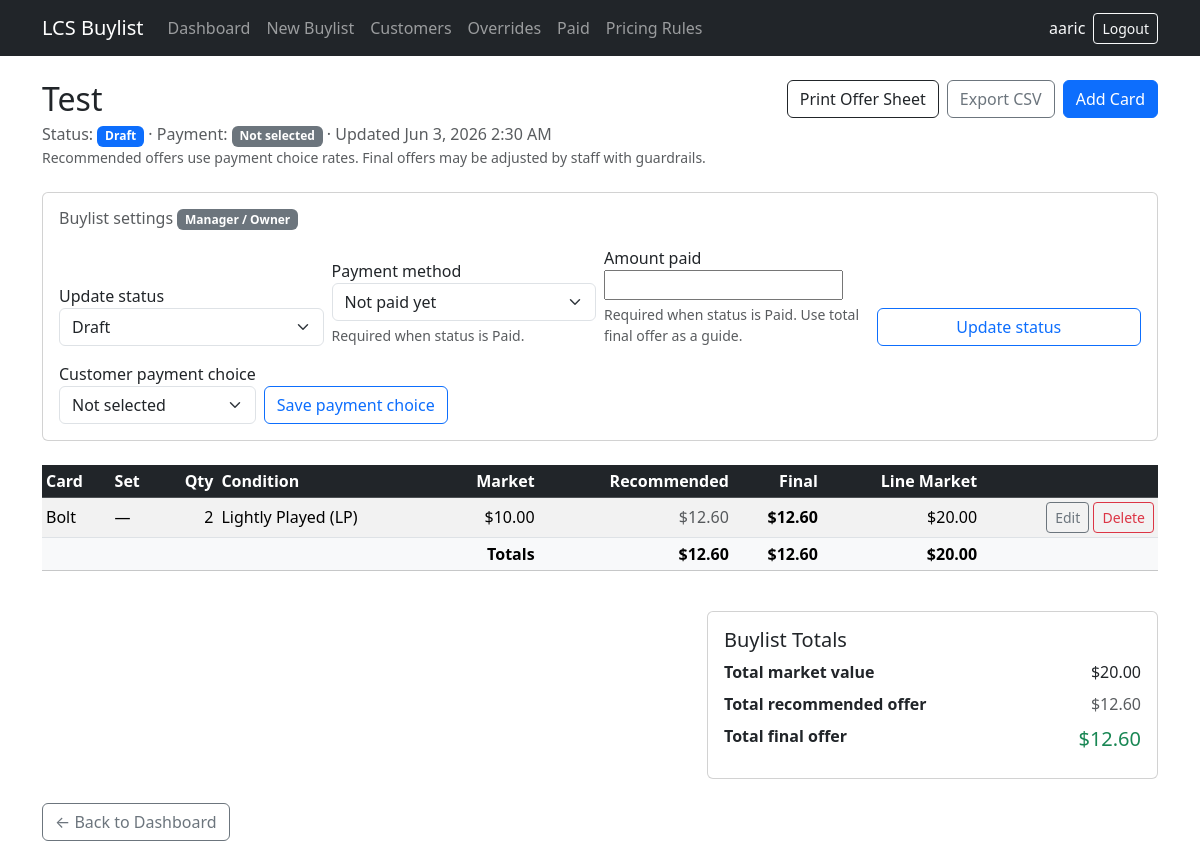
The page /buylists/1/ (signed in) on the database its author committed.
### buylists/models.py (models this page shows, shortened)
class Buylist(models.Model):
    STATUS_DRAFT = 'draft'
    STATUS_WAITING = 'waiting'
    STATUS_ACCEPTED = 'accepted'
    STATUS_REJECTED = 'rejected'
    STATUS_PAID = 'paid'
    STATUS_CHOICES = [
        (STATUS_DRAFT, 'Draft'),
        (STATUS_WAITING, 'Waiting'),
        (STATUS_ACCEPTED, 'Accepted'),
        (STATUS_REJECTED, 'Rejected'),
        (STATUS_PAID, 'Paid'),
    ]
    PAYMENT_CASH = 'cash'
    PAYMENT_TRADE = 'trade'
    PAYMENT_CHOICES = [
        ('', 'Not selected'),
        (PAYMENT_CASH, 'Cash (60%)'),
        (PAYMENT_TRADE, 'Trade credit (70%)'),
    ]
    customer = models.ForeignKey(
        Customer,
        on_delete=models.CASCADE,
        related_name='buylists',
    )
    status = models.CharField(
        max_length=20,
        choices=STATUS_CHOICES,
        default=STATUS_DRAFT,
    )
    payment_choice = models.CharField(
        max_length=10,
        choices=PAYMENT_CHOICES,
        blank=True,
        default='',
    )
    PAYMENT_METHOD_CASH = 'cash'
    PAYMENT_METHOD_STORE_CREDIT = 'store_credit'
    PAYMENT_METHOD_TRADE = 'trade'
    PAYMENT_METHOD_MIXED = 'mixed'
    PAYMENT_METHOD_CHOICES = [
        ('', 'Not paid yet'),
        (PAYMENT_METHOD_CASH, 'Cash'),
        (PAYMENT_METHOD_STORE_CREDIT, 'Store credit'),
        (PAYMENT_METHOD_TRADE, 'Trade'),
        (PAYMENT_METHOD_MIXED, 'Mixed'),
    ]
    payment_method = models.CharField(
        max_length=20,
        choices=PAYMENT_METHOD_CHOICES,
        blank=True,
        default='',
    )
    amount_paid = models.DecimalField(
        max_digits=10,
        decimal_places=2,
        null=True,
        blank=True,
    )
    paid_at = models.DateTimeField(null=True, blank=True)
    paid_by = models.ForeignKey(
        settings.AUTH_USER_MODEL,
        on_delete=models.SET_NULL,
        null=True,
        blank=True,
        related_name='buylists_paid',
    )
    created_at = models.DateTimeField(auto_now_add=True)
    updated_at = models.DateTimeField(auto_now=True)
    class Meta:
        ordering = ['-updated_at']
    @property
    def total_market_value(self):
        return round_money(sum(item.line_market_value for item in self.items.all()))
    @property
    def total_recommended_offer_value(self):
        return round_money(
            sum(item.recommended_offer_price for item in self.items.all())
        )
    @property
    def total_final_offer_value(self):
        return round_money(sum(item.final_offer_price for item in self.items.all()))
    @property
    def override_item_count(self):
        return self.items.filter(override_at__isnull=False).count()
    @property
    def is_paid(self):
        return self.status == self.STATUS_PAID

class Customer(models.Model):
    name = models.CharField(max_length=200)
    phone = models.CharField(max_length=50, blank=True)
    email = models.EmailField(blank=True)
    notes = models.TextField(blank=True)
    class Meta:
        ordering = ['name']

class BuylistItem(models.Model):
    CONDITION_NM = 'NM'
    CONDITION_LP = 'LP'
    CONDITION_MP = 'MP'
    CONDITION_HP = 'HP'
    CONDITION_DMG = 'DMG'
    CONDITION_CHOICES = [
        (CONDITION_NM, 'Near Mint (NM)'),
        (CONDITION_LP, 'Lightly Played (LP)'),
        (CONDITION_MP, 'Moderately Played (MP)'),
        (CONDITION_HP, 'Heavily Played (HP)'),
        (CONDITION_DMG, 'Damaged (DMG)'),
    ]
    CONDITION_DEFAULTS = {
        CONDITION_NM: Decimal('1.00'),
        CONDITION_LP: Decimal('0.90'),
        CONDITION_MP: Decimal('0.75'),
        CONDITION_HP: Decimal('0.60'),
        CONDITION_DMG: Decimal('0.40'),
    }
    CASH_OFFER_PERCENT = Decimal('0.60')
    TRADE_OFFER_PERCENT = Decimal('0.70')
    buylist = models.ForeignKey(
        Buylist,
        on_delete=models.CASCADE,
        related_name='items',
    )
    card_name = models.CharField(max_length=200)
    set_name = models.CharField(max_length=200, blank=True)
    quantity = models.PositiveIntegerField(default=1)
    condition = models.CharField(
        max_length=3,
        choices=CONDITION_CHOICES,
        default=CONDITION_NM,
    )
    market_price = models.DecimalField(max_digits=10, decimal_places=2)
    condition_percent = models.DecimalField(max_digits=4, decimal_places=2)
    cash_offer_price = models.DecimalField(
        max_digits=10,
        decimal_places=2,
        editable=False,
    )
    trade_offer_price = models.DecimalField(
        max_digits=10,
        decimal_places=2,
        editable=False,
    )
    recommended_offer_price = models.DecimalField(
        max_digits=10,
        decimal_places=2,
        editable=False,
    )
    final_offer_price = models.DecimalField(max_digits=10, decimal_places=2)
    override_reason = models.TextField(blank=True)
    override_recommended_price = models.DecimalField(
        max_digits=10,
        decimal_places=2,
        null=True,
        blank=True,
        editable=False,
        help_text='Recommended offer at the time of override.',
    )
    override_final_price = models.DecimalField(
        max_digits=10,
        decimal_places=2,
        null=True,
        blank=True,
        editable=False,
        help_text='Final offer recorded at the time of override.',
    )
    override_by = models.ForeignKey(
        settings.AUTH_USER_MODEL,
        on_delete=models.SET_NULL,
        null=True,
        blank=True,
        related_name='offer_overrides',
    )
    override_at = models.DateTimeField(null=True, blank=True)
    notes = models.TextField(blank=True)
    class Meta:
        ordering = ['card_name']
    @property
    def line_market_value(self):
        return round_money(Decimal(self.quantity) * self.market_price)
    @property
    def is_offer_overridden(self):
        return self.final_offer_price > self.recommended_offer_price
    @property
    def has_override_record(self):
        return self.override_at is not None

### buylists/views.py (the view)
# urls.py: path('buylists/<int:pk>/', views.buylist_detail, name='buylist_detail'),
@employee_required
def buylist_detail(request, pk):
    buylist = get_object_or_404(
        Buylist.objects.select_related('customer', 'paid_by').prefetch_related(
            'items__override_by',
        ),
        pk=pk,
    )
    can_manage_settings = user_is_manager_or_owner(request.user)
    status_form = (
        BuylistStatusForm(instance=buylist, user=request.user)
        if can_manage_settings else None
    )
    payment_form = BuylistPaymentChoiceForm(instance=buylist) if can_manage_settings else None
    return render(request, 'buylists/buylist_detail.html', {
        'buylist': buylist,
        'status_form': status_form,
        'payment_form': payment_form,
        'can_manage_settings': can_manage_settings,
        'override_item_count': buylist.override_item_count,
    })

### buylists/templates/buylists/buylist_detail.html (shortened to what this page needs)
{% extends "buylists/base.html" %}
{% block content %}
<div class="d-flex justify-content-between align-items-start mb-4">
    <div>
        <h1 class="h2 mb-1">{{ buylist.customer.name }}</h1>
        <p class="text-muted mb-0">
            Status:
            <span class="badge bg-primary">{{ buylist.get_status_display }}</span>
            · Payment:
            {% if buylist.payment_choice == 'cash' %}
            <span class="badge bg-success">Cash (60%)</span>
            {% elif buylist.payment_choice == 'trade' %}
            <span class="badge bg-info text-dark">Trade credit (70%)</span>
            {% else %}
            <span class="badge bg-secondary">Not selected</span>
            {% endif %}
            · Updated {{ buylist.updated_at|date:"M j, Y g:i A" }}
        </p>
        <p class="text-muted small mb-0">
            Recommended offers use payment choice rates. Final offers may be adjusted by staff with guardrails.
        </p>
    </div>
    <div class="d-flex gap-2 flex-wrap">
        <a href="{% url 'buylists:buylist_offer_sheet' pk=buylist.pk %}" class="btn btn-outline-dark" target="_blank">Print Offer Sheet</a>
        <a href="{% url 'buylists:buylist_export_csv' pk=buylist.pk %}" class="btn btn-outline-secondary">Export CSV</a>
        <a href="{% url 'buylists:buylistitem_create' buylist_pk=buylist.pk %}" class="btn btn-primary">Add Card</a>
    </div>
</div>
{% if can_manage_settings %}
<div class="card mb-4">
    <div class="card-body">
        <h2 class="h6 text-muted mb-3">Buylist settings <span class="badge bg-secondary">Manager / Owner</span></h2>
        <form method="post" action="{% url 'buylists:buylist_update_status' pk=buylist.pk %}" class="mb-3">
            <div class="row g-2 align-items-end">
                <div class="col-md-3">
                    <label class="form-label mb-0">{{ status_form.status.label }}</label>
                    {{ status_form.status }}
                </div>
                <div class="col-md-3">
                    <label class="form-label mb-0">{{ status_form.payment_method.label }}</label>
                    {{ status_form.payment_method }}
                    {% if status_form.payment_method.help_text %}
                    <div class="form-text">{{ status_form.payment_method.help_text }}</div>
                    {% endif %}
                </div>
                <div class="col-md-3">
                    <label class="form-label mb-0">{{ status_form.amount_paid.label }}</label>
                    {{ status_form.amount_paid }}
                    {% if status_form.amount_paid.help_text %}
                    <div class="form-text">{{ status_form.amount_paid.help_text }}</div>
                    {% endif %}
                </div>
                <div class="col-md-3">
                    <button type="submit" class="btn btn-outline-primary w-100">Update status</button>
                </div>
            </div>
        </form>
        <form method="post" action="{% url 'buylists:buylist_update_payment_choice' pk=buylist.pk %}" class="row g-2 align-items-end">
            <div class="col-auto">
                <label class="form-label mb-0">{{ payment_form.payment_choice.label }}</label>
                {{ payment_form.payment_choice }}
            </div>
            <div class="col-auto">
                <button type="submit" class="btn btn-outline-primary">Save payment choice</button>
            </div>
        </form>
    </div>
</div>
{% else %}
<p class="text-muted small mb-4">Status and payment settings can be changed by a Manager or Owner.</p>
{% endif %}
{% if buylist.items.all %}
<div class="table-responsive mb-4">
    <table class="table table-striped table-hover align-middle table-sm">
        <thead class="table-dark">
            <tr>
                <th>Card</th>
                <th>Set</th>
                <th class="text-end">Qty</th>
                <th>Condition</th>
                <th class="text-end">Market</th>
                <th class="text-end">Recommended</th>
                <th class="text-end">Final</th>
                <th class="text-end">Line Market</th>
                <th></th>
            </tr>
        </thead>
        <tbody>
            {% for item in buylist.items.all %}
            <tr>
                <td>
                    {{ item.card_name }}
                </td>
                <td>{{ item.set_name|default:"—" }}</td>
                <td class="text-end">{{ item.quantity }}</td>
                <td>{{ item.get_condition_display }}</td>
                <td class="text-end">${{ item.market_price }}</td>
                <td class="text-end text-muted">${{ item.recommended_offer_price }}</td>
                <td class="text-end fw-semibold">${{ item.final_offer_price }}</td>
                <td class="text-end">${{ item.line_market_value }}</td>
                <td class="text-end text-nowrap">
                    <a href="{% url 'buylists:buylistitem_edit' buylist_pk=buylist.pk pk=item.pk %}" class="btn btn-sm btn-outline-secondary">Edit</a>
                    <a href="{% url 'buylists:buylistitem_delete' buylist_pk=buylist.pk pk=item.pk %}" class="btn btn-sm btn-outline-danger">Delete</a>
                </td>
            </tr>
            {% endfor %}
        </tbody>
        <tfoot class="table-light fw-semibold">
            <tr>
                <td colspan="5" class="text-end">Totals</td>
                <td class="text-end">${{ buylist.total_recommended_offer_value }}</td>
                <td class="text-end">${{ buylist.total_final_offer_value }}</td>
                <td class="text-end">${{ buylist.total_market_value }}</td>
                <td></td>
            </tr>
        </tfoot>
    </table>
</div>
<div class="row justify-content-end">
    <div class="col-md-5">
        <div class="card">
            <div class="card-body">
                <h2 class="h5 card-title">Buylist Totals</h2>
                <dl class="row mb-0">
                    <dt class="col-7">Total market value</dt>
                    <dd class="col-5 text-end">${{ buylist.total_market_value }}</dd>
                    <dt class="col-7">Total recommended offer</dt>
                    <dd class="col-5 text-end text-muted">${{ buylist.total_recommended_offer_value }}</dd>
                    <dt class="col-7">Total final offer</dt>
                    <dd class="col-5 text-end text-success fs-5">${{ buylist.total_final_offer_value }}</dd>
                </dl>
            </div>
        </div>
    </div>
</div>
{% else %}
<div class="alert alert-info">
    No cards on this buylist yet.
    <a href="{% url 'buylists:buylistitem_create' buylist_pk=buylist.pk %}">Add the first card</a>.
</div>
{% endif %}
<p class="mt-4">
    <a href="{% url 'buylists:dashboard' %}" class="btn btn-outline-secondary">← Back to Dashboard</a>
</p>
{% endblock %}

### buylists/templates/buylists/base.html (shortened to what this page needs)
<!DOCTYPE html>
<html lang="en">
<head>
    <link href="https://cdn.jsdelivr.net/npm/bootstrap@5.3.3/dist/css/bootstrap.min.css" rel="stylesheet">
</head>
<body>
    <nav class="navbar navbar-expand-lg navbar-dark bg-dark mb-4 no-print">
        <div class="container">
            <a class="navbar-brand" href="{% url 'buylists:dashboard' %}">LCS Buylist</a>
            {% if nav_is_authenticated %}
            <div class="collapse navbar-collapse" id="navbarNav">
                <ul class="navbar-nav me-auto">
                    <li class="nav-item">
                        <a class="nav-link" href="{% url 'buylists:dashboard' %}">Dashboard</a>
                    </li>
                    <li class="nav-item">
                        <a class="nav-link" href="{% url 'buylists:buylist_create' %}">New Buylist</a>
                    </li>
                    <li class="nav-item">
                        <a class="nav-link" href="{% url 'buylists:customer_list' %}">Customers</a>
                    </li>
                    {% if nav_can_view_override_report %}
                    <li class="nav-item">
                        <a class="nav-link" href="{% url 'buylists:override_report' %}">Overrides</a>
                    </li>
                    {% endif %}
                    {% if nav_can_view_paid_report %}
                    <li class="nav-item">
                        <a class="nav-link" href="{% url 'buylists:paid_report' %}">Paid</a>
                    </li>
                    {% endif %}
                    {% if nav_is_owner %}
                    <li class="nav-item">
                        <a class="nav-link" href="{% url 'buylists:pricing_rule_list' %}">Pricing Rules</a>
                    </li>
                    {% endif %}
                </ul>
                <ul class="navbar-nav align-items-lg-center gap-lg-2">
                    <li class="nav-item">
                        <span class="navbar-text text-light">
                            {{ nav_username }}
                        </span>
                    </li>
                    <li class="nav-item">
                        <form method="post" action="{% url 'buylists:logout' %}" class="d-inline">
                            <button type="submit" class="btn btn-outline-light btn-sm">Logout</button>
                        </form>
                    </li>
                </ul>
            </div>
            {% endif %}
        </div>
    </nav>
    <main class="container pb-5">
        {% block content %}{% endblock %}
    </main>
</body>
</html>

### rows shown on the page
Buylist: customer.name "Test", status "Draft", updated_at "Jun 3, 2026 2:30 AM", payment_method "Not paid yet", payment_choice "Not selected", total_recommended_offer_value "12.60", total_final_offer_value "12.60", total_market_value "20.00"
BuylistItem: card_name "Bolt", set_name "—", quantity "2", condition "Lightly Played (LP)", market_price "10.00", recommended_offer_price "12.60", final_offer_price "12.60", line_market_value "20.00"

### other values the page prints
{{ nav_username }} "aaric"
{{ status_form.status.label }} "Update status"
{{ status_form.payment_method.label }} "Payment method"
{{ status_form.payment_method.help_text }} "Required when status is Paid."
{{ status_form.amount_paid.label }} "Amount paid"
{{ status_form.amount_paid.help_text }} "Required when status is Paid. Use total final offer as a guide."
{{ payment_form.payment_choice.label }} "Customer payment choice"
